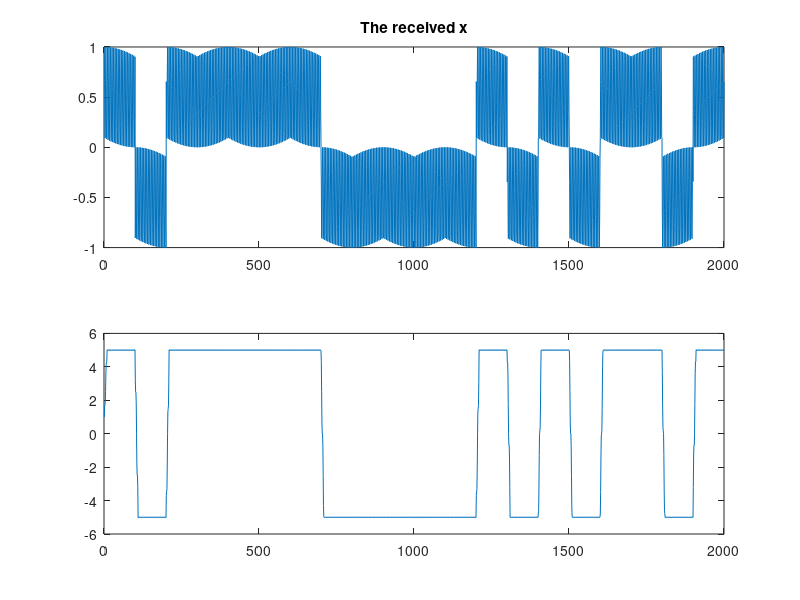
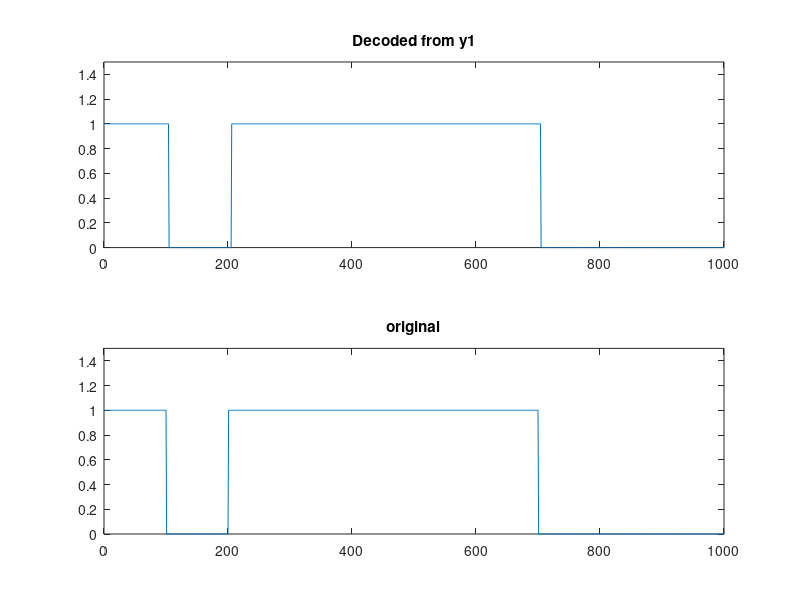

Write MATLAB code to recreate these figures, in order.
% ----------------------------------------------------------------------- %
% It is the project of modulation with carrier transmission.
%
% Written by Tingwu Wang, Tsinghua University, for the course project
% 29/10/2015
% ----------------------------------------------------------------------- %
clear; clc; close all;

overSampleRate = 100;
T = 1;
N = 100;
sampleRate = N * overSampleRate;

sourceGen = rand(1, N);
source = zeros(1, N);
source(sourceGen > 0.5) = 1;

t = 0: 1 / (N * overSampleRate) : T - 1 / (N * overSampleRate);
sendOrigin = zeros(1, N * overSampleRate);

for i = 1: 1: N
    sendOrigin(1 + (i - 1) * overSampleRate: i * overSampleRate) = ...
        2 * source(i) - 1;
end

f = N * 10.05;  % the carrier frequency
phi_0 = 0;
send = sendOrigin .* cos(2 * pi * f * t + phi_0);  % the bpsk modulation

% demodulation begins
x = send .* cos(2 * pi * f * t + phi_0);
lpf_1 = zeros(1, length(x)); lpf_1(1: 10) = 1;  % two low pass filter

figure
subplot(2,1,1)
plot(x(1: 20 * overSampleRate))
title('The received x')

y1 = conv(x, lpf_1);
y1 = y1(1:length(x));

subplot(2,1,2)
plot(y1(1: 20 * overSampleRate))

figure
subplot(2,1,1); plot((1 + sign(y1(1: 10 * overSampleRate))) / 2);
ylim([-0 1.5]); title('Decoded from y1')
subplot(2,1,2); plot((1 + sign(sendOrigin(1: 10 * overSampleRate))) / 2);
ylim([-0 1.5]); title('original')
